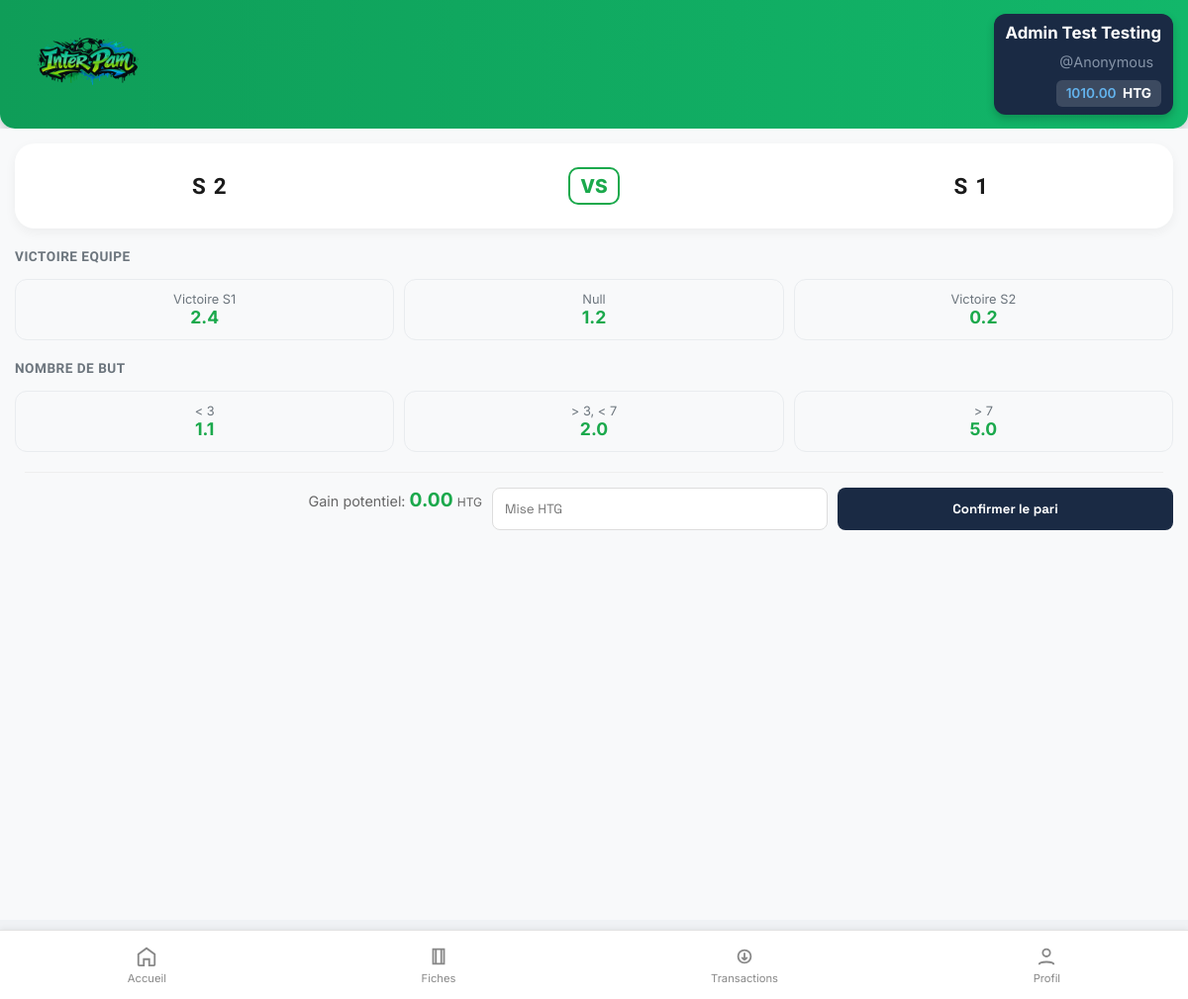
Page /match/1 (signed in) on the committed database.
### tables this page shows
CREATE TABLE parieurs (
                    id INTEGER PRIMARY KEY AUTOINCREMENT NOT NULL,
                    prenom TEXT NOT NULL,
                    nom TEXT NOT NULL,
                    username TEXT NOT NULL UNIQUE,
                    email TEXT NOT NULL UNIQUE,
                    age INT NOT NULL,
                    classe TEXT NOT NULL,
                    mdp TEXT NOT NULL,
                    created_at TEXT NOT NULL,
                    solde INTEGER DEFAULT 100000,
                    role TEXT DEFAULT 'parieur'
                );

CREATE TABLE matchs (
                    id INTEGER PRIMARY KEY AUTOINCREMENT NOT NULL,
                    equipe_a TEXT NOT NULL,
                    equipe_b TEXT NOT NULL,
                    date_match TEXT NOT NULL,
                    statut TEXT DEFAULT 'ouvert'
                );

CREATE TABLE options (
                    id INTEGER PRIMARY KEY AUTOINCREMENT NOT NULL,
                    libelle TEXT NOT NULL,
                    cote REAL NOT NULL,
                    winner INTEGER DEFAULT 0,
                    categorie TEXT NOT NULL,
                    match_id INTEGER NOT NULL,
                    FOREIGN KEY (match_id) REFERENCES matchs(id) ON DELETE CASCADE
                );

### routes.py (the view)
@app.route("/match/<int:match_id>")
def details_match(match_id):
    if "username" not in session:
        return redirect(url_for("login"))
    programmes = get_programmes()
    match_trouve = next(
        (
            match
            for key, match in programmes.items()
            if match.get("match_id") == match_id
        ),
        None,
    )
    user = get_user_by_username(session["username"])
    if not match_trouve:
        flash("Match introuvable !", "error")
        return redirect(url_for("home"))
    categories_dict = {}
    for opt in match_trouve["options"]:
        cat = opt["categorie"]
        if cat not in categories_dict:
            categories_dict[cat] = []
        categories_dict[cat].append(opt)
    return render_template(
        "details_match.html", match=match_trouve, user=user, categories=categories_dict
    )

### data.py (called while the page is built)
def depuis_centimes(centimes):
	if centimes is None:
		return Decimal("0.00")
	return (Decimal(str(centimes)) / Decimal("100")).quantize(Decimal("0.01"))

def get_user_by_username(username):
	try:
		with sqlite3.connect(DB_NAME) as conn:
			conn.row_factory = sqlite3.Row
			cur = conn.cursor()
			cur.execute("SELECT * FROM parieurs WHERE username = ?", (username,))
			user = cur.fetchone()
			if user:
				user_dict = dict(user)
				user_dict["solde"] = depuis_centimes(user_dict["solde"])
				return user_dict
			return None
	except sqlite3.Error as e:
		print(f"Erreur : {e}")
		return None

def get_matchs_en_cours():
	try:
		with sqlite3.connect(DB_NAME) as conn:
			conn.row_factory = sqlite3.Row
			cur = conn.cursor()
			cur.execute("""SELECT m.id AS match_id, m.equipe_a, m.equipe_b, m.date_match, o.libelle, o.id AS option_id, o.cote, o.categorie
            FROM matchs m
            INNER JOIN options o
            ON m.id = o.match_id
            WHERE m.statut = 'ouvert'
            """)
			return cur.fetchall()
	except sqlite3.Error as e:
		print(f"Une erreur s'est produite lors de la récupération : {e}")

def get_programmes():
	donnees = get_matchs_en_cours()
	programme = {}
	for ligne in donnees:
		m_id = ligne["match_id"]
		if m_id not in programme:
			programme[m_id] = {
				"equipe_a": ligne["equipe_a"],
				"equipe_b": ligne["equipe_b"],
				"date_match": ligne["date_match"],
				"match_id": m_id,
				"options": [],
			}
		if ligne["option_id"]:
			nouvelle_option = {
				"option_id": ligne["option_id"],
				"libelle": ligne["libelle"],
				"cote": ligne["cote"],
				"categorie": ligne["categorie"],
			}
			programme[m_id]["options"].append(nouvelle_option)
	return programme

### routes.py (called while the page is built)
@app.context_processor
def inject_user():
    user = None
    if "username" in session:
        user = get_user_by_username(session["username"])
    return dict(current_user=user)

### templates/details_match.html (shortened to what this page needs)
{% extends "base.html" %} {% block css %}
<link rel="stylesheet" href="{{ url_for('static', filename='css/details.css') }}" />
{% endblock %} {% block content %}
<div class="match-details-page">
    <div class="match-banner">
        <div class="team-info">
            <span class="team-name">{{ match.equipe_a }}</span>
        </div>
        <div class="match-status">
            <span class="vs-text">VS</span>
        </div>
        <div class="team-info">
            <span class="team-name">{{ match.equipe_b }}</span>
        </div>
    </div>
<form action="{{ url_for('creer_fiche') }}" method="POST" class="bet-form" onsubmit="return confirmerMonPari()">
    {% for categorie, options in categories.items() %}
        <h3 class="market-header">{{ categorie|replace('_', ' ')|upper }}</h3>
        <div class="options-container">
            {% for opt in options %}
            <div class="option-item">
                <label for="opt-{{ opt['option_id'] }}" class="option-label">
                    <span class="label-text">{{ opt['libelle'] }}</span>
                    <span class="label-cote">{{ opt['cote'] }}</span>
                </label>
            </div>
            {% endfor %}
        </div>
    {% endfor %}
    <div class="bet-action">
    <div class="gain-info">
        <span>Gain potentiel: </span>
        <strong id="display-gain">0.00</strong> <small>HTG</small>
    </div>
    <input type="number" name="mise" id="mise-input" placeholder="Mise HTG" required min="10" max="1000" class="mise-input" step="0.01">
    <button type="submit" class="btn-parier">Confirmer le pari</button>
</div>
</form>
</div>
{% endblock %}

### templates/base.html (shortened to what this page needs)
<!doctype html>
<html lang="fr">
  <head>
    <link rel="stylesheet" href="{{ url_for('static', filename='css/base.css') }}" />
    {% block css %}{% endblock %}
  </head>
  <body>
    <header class="top-bar">
      <div class="brand"><img src="{{url_for('static', filename='img/logo.png') }}" alt="Logo de InterPam" class="logo"/>
      </div>
      <div class="user-zone">
        <span class="user-name">{{ current_user.prenom|title }} {{ current_user.nom|title }}</span>
        <span class="username">@{{current_user.username}}</span>
        <div class="balance">{{ current_user.solde }} <strong>HTG</strong>
        </div>
      </div>
    </header>
    <main class="content">
      {% block content %} {% endblock %}
    <nav class="bottom-nav">
      <a href="{{ url_for('home') }}" class="nav-item {{ 'active' if request.endpoint == 'home' }}">
        <svg viewBox="0 0 24 24" class="icon">
          <path d="M3 9.5L12 3l9 6.5V21a1 1 0 0 1-1 1h-5v-7h-6v7H4a1 1 0 0 1-1-1V9.5z" />
        </svg>
        <span>Accueil</span>
      </a>
      <a href="{{ url_for('fiches') }}" class="nav-item {{ 'active' if request.endpoint == 'fiches' }}">
        <svg viewBox="0 0 24 24" class="icon">
          <path d="M6 4h12v16H6zM9 4v16M15 4v16" />
        </svg>
        <span>Fiches</span>
      </a>
      <a href="transactions.html" class="nav-item">
        <svg viewBox="0 0 24 24" class="icon">
          <path d="M12 8v8m0 0l-3-3m3 3l3-3M5 12a7 7 0 1 1 14 0 7 7 0 0 1-14 0z" />
        </svg>
        <span>Transactions</span>
      </a>
      <a href="profil.html" class="nav-item">
        <svg viewBox="0 0 24 24" class="icon">
          <circle cx="12" cy="8" r="4" />
          <path d="M4 21c0-4 16-4 16 0" />
        </svg>
        <span>Profil</span>
      </a>
    </nav>
  </body>
</html>

### static/css/base.css (style rules this page uses)
* { margin: 0; padding: 0; box-sizing: border-box; }
body { background: #f0f2f5; color: #222; padding-bottom: 80px; }
.top-bar { width: 100%; height: 130px; background: linear-gradient(90deg, #0f9d58, #12b76a); display: flex; align-items: center; justify-content: space-between; padding: 0 15px; color: white; box-shadow: 0 4px 10px rgba(0, 0, 0, 0.15); z-index: 100; border-radius: 0 0 15px 15px; }
.brand { display: flex; flex-direction: column; align-items: center; gap: 12px; }
.logo { width: 150px; height: auto; padding: 8px; border-radius: 12px; display: block; }
.user-zone { background: #1a2a44; padding: 8px 12px; border-radius: 12px; text-align: right; box-shadow: 0 4px 8px rgba(0, 0, 0, 0.2); min-width: 140px; align-items: center; justify-content: center; align-content: center; line-height: 1.4; }
.user-name { display: block; font-size: 1.05rem; font-weight: 700; color: #fff; margin: 0; padding: 0; }
.username { display: block; font-size: 0.9rem; opacity: 0.8; color: #a0aec0; margin: 8px; }
.balance { background: rgba(255, 255, 255, 0.15); padding: 4px 10px; border-radius: 6px; font-size: 0.85rem; font-weight: 600; color: #63b3ed; display: inline-block; }
.balance strong { color: white; margin-left: 3px; }
.bottom-nav { position: fixed; left: 0; bottom: 0; width: 100%; height: 70px; margin: 0; padding: 0; background: #fff; border-top: 1px solid #e3e3e3; display: flex; justify-content: space-around; align-items: center; box-shadow: 0 -2px 5px rgba(0, 0, 0, 0.05); }
.nav-item { text-decoration: none; color: #888; font-size: 0.7rem; display: flex; flex-direction: column; align-items: center; transition: color 0.2s ease; }
.nav-item .icon { width: 22px; height: 22px; stroke: currentColor; fill: none; stroke-width: 2; margin-bottom: 4px; }

### static/css/details.css (style rules this page uses)
:root { --pam-green: #1ba94c; --pam-bg: #f8f9fa; --pam-white: #ffffff; --pam-text: #1a1a1a; }
.match-details-page { background-color: var(--pam-bg); min-height: 100vh; padding: 15px; }
.match-banner { background-color: var(--pam-white); border-radius: 20px; padding: 30px 10px; display: flex; justify-content: space-around; align-items: center; box-shadow: 0 4px 12px rgba(0,0,0,0.05); margin-bottom: 20px; }
.team-name { font-size: 1.4rem; font-weight: bold; color: var(--pam-text); }
.vs-text { color: var(--pam-green); font-weight: 800; font-size: 1.2rem; border: 2px solid var(--pam-green); padding: 5px 10px; border-radius: 10px; }
.market-header { font-size: 0.85rem; color: #6c757d; margin-bottom: 15px; letter-spacing: 0.5px; }
.options-container { display: flex; gap: 10px; margin-bottom: 20px; flex-wrap: wrap; }
.option-item { flex: 1; min-width: 100px; }
.option-label { display: flex; flex-direction: column; align-items: center; padding: 12px; background-color: #f8f9fa; border: 1.5px solid #e9ecef; border-radius: 12px; cursor: pointer; transition: all 0.2s ease; }
.label-text { font-size: 0.8rem; color: #6c757d; }
.label-cote { font-size: 1.1rem; font-weight: bold; color: #1ba94c; }
.bet-action { display: grid; grid-template-columns: 40% 30% 30%; max-width: 100vw; padding: 10px; margin: 10px; gap: 10px; margin-top: 20px; padding-top: 15px; border-top: 1px solid #eee; }
.mise-input { flex: 2; padding: 12px; border: 1px solid #ddd; border-radius: 8px; outline: none; }
.mise-input:invalid:not(:placeholder-shown) { border-color: #e74c3c; }
.btn-parier { flex: 1; background-color: #1a2a44; color: white; border: none; border-radius: 8px; font-weight: bold; cursor: pointer; }
.gain-info { margin-bottom: 10px; font-size: 0.9rem; color: #666; width: 100%; text-align: right; }
#display-gain { color: #1ba94c; font-size: 1.2rem; }

### rows in the picture
parieurs: prenom "Admin Test", nom "Testing", username "Anonymous"
matchs: equipe_a "S2", equipe_b "S1"
options: categorie "VICTOIRE EQUIPE", libelle "Victoire S1", cote "2.4"
options: libelle "Null", cote "1.2"
options: libelle "Victoire S2", cote "0.2"
options: categorie "NOMBRE DE BUT", libelle "< 3", cote "1.1"
options: libelle "> 3, < 7", cote "2.0"
options: libelle "> 7", cote "5.0"

### other values in the picture
{{ current_user.solde }} "1010.00"
